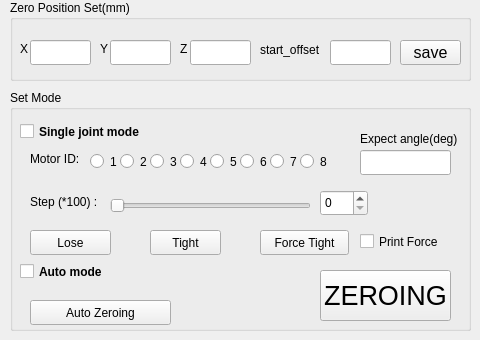
    <widget class="QWidget" name="tab">
     <attribute name="title">
      <string>Zeroing</string>
     </attribute>
     <widget class="QGroupBox" name="groupBox_2">
      <property name="geometry">
       <rect>
        <x>10</x>
        <y>0</y>
        <width>461</width>
        <height>81</height>
       </rect>
      </property>
      <property name="title">
       <string>Zero Position Set(mm)</string>
      </property>
      <widget class="QPushButton" name="save_pushButton">
       <property name="geometry">
        <rect>
         <x>390</x>
         <y>40</y>
         <width>61</width>
         <height>25</height>
        </rect>
       </property>
       <property name="font">
        <font>
         <pointsize>12</pointsize>
        </font>
       </property>
       <property name="text">
        <string>save</string>
       </property>
      </widget>
      <widget class="QLineEdit" name="zero_Z_linetext">
       <property name="geometry">
        <rect>
         <x>180</x>
         <y>40</y>
         <width>61</width>
         <height>25</height>
        </rect>
       </property>
      </widget>
      <widget class="QLabel" name="label_4">
       <property name="geometry">
        <rect>
         <x>170</x>
         <y>40</y>
         <width>16</width>
         <height>17</height>
        </rect>
       </property>
       <property name="text">
        <string>Z</string>
       </property>
      </widget>
      <widget class="QLineEdit" name="zero_X_linetext">
       <property name="enabled">
        <bool>true</bool>
       </property>
       <property name="geometry">
        <rect>
         <x>20</x>
         <y>40</y>
         <width>61</width>
         <height>25</height>
        </rect>
       </property>
      </widget>
      <widget class="QLabel" name="label_2">
       <property name="geometry">
        <rect>
         <x>10</x>
         <y>40</y>
         <width>16</width>
         <height>17</height>
        </rect>
       </property>
       <property name="text">
        <string>X</string>
       </property>
      </widget>
      <widget class="QLabel" name="label_3">
       <property name="geometry">
        <rect>
         <x>90</x>
         <y>40</y>
         <width>16</width>
         <height>17</height>
        </rect>
       </property>
       <property name="text">
        <string>Y</string>
       </property>
      </widget>
      <widget class="QLineEdit" name="zero_Y_linetext">
       <property name="geometry">
        <rect>
         <x>100</x>
         <y>40</y>
         <width>61</width>
         <height>25</height>
        </rect>
       </property>
      </widget>
      <widget class="QLineEdit" name="p_start_offset_linetext">
       <property name="geometry">
        <rect>
         <x>320</x>
         <y>40</y>
         <width>61</width>
         <height>25</height>
        </rect>
       </property>
      </widget>
      <widget class="QLabel" name="label_61">
       <property name="geometry">
        <rect>
         <x>250</x>
         <y>40</y>
         <width>61</width>
         <height>20</height>
        </rect>
       </property>
       <property name="text">
        <string>start_offset</string>
       </property>
      </widget>
     </widget>
     <widget class="QGroupBox" name="groupBox_3">
      <property name="geometry">
       <rect>
        <x>10</x>
        <y>90</y>
        <width>461</width>
        <height>241</height>
       </rect>
      </property>
      <property name="title">
       <string>Set Mode</string>
      </property>
      <widget class="QCheckBox" name="single_joint_mode_checkBox">
       <property name="geometry">
        <rect>
         <x>10</x>
         <y>30</y>
         <width>151</width>
         <height>23</height>
        </rect>
       </property>
       <property name="font">
        <font>
         <weight>75</weight>
         <bold>true</bold>
        </font>
       </property>
       <property name="text">
        <string>Single joint mode</string>
       </property>
       <attribute name="buttonGroup">
        <string notr="true">buttonGroup</string>
       </attribute>
      </widget>
      <widget class="QRadioButton" name="radioButton_ID6">
       <property name="geometry">
        <rect>
         <x>230</x>
         <y>60</y>
         <width>41</width>
         <height>23</height>
        </rect>
       </property>
       <property name="text">
        <string>6</string>
       </property>
      </widget>
      <widget class="QRadioButton" name="radioButton_ID4">
       <property name="geometry">
        <rect>
         <x>170</x>
         <y>60</y>
         <width>41</width>
         <height>23</height>
        </rect>
       </property>
       <property name="text">
        <string>4</string>
       </property>
      </widget>
      <widget class="QSpinBox" name="step_angle_spinBox">
       <property name="geometry">
        <rect>
         <x>310</x>
         <y>100</y>
         <width>48</width>
         <height>26</height>
        </rect>
       </property>
      </widget>
      <widget class="QRadioButton" name="radioButton_ID2">
       <property name="geometry">
        <rect>
         <x>110</x>
         <y>60</y>
         <width>41</width>
         <height>23</height>
        </rect>
       </property>
       <property name="text">
        <string>2</string>
       </property>
      </widget>
      <widget class="QRadioButton" name="radioButton_ID3">
       <property name="geometry">
        <rect>
         <x>140</x>
         <y>60</y>
         <width>41</width>
         <height>23</height>
        </rect>
       </property>
       <property name="text">
        <string>3</string>
       </property>
      </widget>
      <widget class="QRadioButton" name="radioButton_ID1">
       <property name="geometry">
        <rect>
         <x>80</x>
         <y>60</y>
         <width>41</width>
         <height>23</height>
        </rect>
       </property>
       <property name="text">
        <string>1</string>
       </property>
      </widget>
      <widget class="QLabel" name="label_5">
       <property name="geometry">
        <rect>
         <x>20</x>
         <y>60</y>
         <width>67</width>
         <height>17</height>
        </rect>
       </property>
       <property name="text">
        <string>Motor ID:</string>
       </property>
      </widget>
      <widget class="QPushButton" name="tight_cable_pushButton">
       <property name="geometry">
        <rect>
         <x>140</x>
         <y>140</y>
         <width>71</width>
         <height>25</height>
        </rect>
       </property>
       <property name="text">
        <string>Tight</string>
       </property>
      </widget>
      <widget class="QLabel" name="label0_3">
       <property name="geometry">
        <rect>
         <x>20</x>
         <y>96</y>
         <width>71</width>
         <height>31</height>
        </rect>
       </property>
       <property name="text">
        <string>Step (*100) :</string>
       </property>
      </widget>
      <widget class="QRadioButton" name="radioButton_ID8">
       <property name="geometry">
        <rect>
         <x>290</x>
         <y>60</y>
         <width>41</width>
         <height>23</height>
        </rect>
       </property>
       <property name="text">
        <string>8</string>
       </property>
      </widget>
      <widget class="QPushButton" name="lose_cable_pushButton">
       <property name="geometry">
        <rect>
         <x>20</x>
         <y>140</y>
         <width>81</width>
         <height>25</height>
        </rect>
       </property>
       <property name="text">
        <string>Lose</string>
       </property>
      </widget>
      <widget class="QSlider" name="step_qc_Slider">
       <property name="geometry">
        <rect>
         <x>100</x>
         <y>100</y>
         <width>201</width>
         <height>31</height>
        </rect>
       </property>
       <property name="orientation">
        <enum>Qt::Horizontal</enum>
       </property>
      </widget>
      <widget class="QRadioButton" name="radioButton_ID5">
       <property name="geometry">
        <rect>
         <x>200</x>
         <y>60</y>
         <width>41</width>
         <height>23</height>
        </rect>
       </property>
       <property name="text">
        <string>5</string>
       </property>
      </widget>
      <widget class="QRadioButton" name="radioButton_ID7">
       <property name="geometry">
        <rect>
         <x>260</x>
         <y>60</y>
         <width>41</width>
         <height>23</height>
        </rect>
       </property>
       <property name="text">
        <string>7</string>
       </property>
      </widget>
      <widget class="QCheckBox" name="auto_mode_checkBox">
       <property name="geometry">
        <rect>
         <x>10</x>
         <y>170</y>
         <width>101</width>
         <height>23</height>
        </rect>
       </property>
       <property name="font">
        <font>
         <weight>75</weight>
         <bold>true</bold>
        </font>
       </property>
       <property name="text">
        <string>Auto mode</string>
       </property>
       <attribute name="buttonGroup">
        <string notr="true">buttonGroup</string>
       </attribute>
      </widget>
      <widget class="QPushButton" name="autozeroring_pushButton">
       <property name="geometry">
        <rect>
         <x>20</x>
         <y>210</y>
         <width>141</width>
         <height>25</height>
        </rect>
       </property>
       <property name="text">
        <string>Auto Zeroing</string>
       </property>
      </widget>
      <widget class="QPushButton" name="zero_set_button">
       <property name="geometry">
        <rect>
         <x>310</x>
         <y>180</y>
         <width>131</width>
         <height>51</height>
        </rect>
       </property>
       <property name="font">
        <font>
         <pointsize>20</pointsize>
        </font>
       </property>
       <property name="text">
        <string>ZEROING</string>
       </property>
      </widget>
      <widget class="QPushButton" name="ForceTight_pushButton">
       <property name="geometry">
        <rect>
         <x>250</x>
         <y>140</y>
         <width>89</width>
         <height>25</height>
        </rect>
       </property>
       <property name="text">
        <string>Force Tight</string>
       </property>
      </widget>
      <widget class="QCheckBox" name="PrintForce_checkBox">
       <property name="geometry">
        <rect>
         <x>350</x>
         <y>140</y>
         <width>91</width>
         <height>23</height>
        </rect>
       </property>
       <property name="text">
        <string>Print Force</string>
       </property>
      </widget>
      <widget class="QLineEdit" name="sgl_mot_expect_anlge">
       <property name="geometry">
        <rect>
         <x>350</x>
         <y>60</y>
         <width>91</width>
         <height>25</height>
        </rect>
       </property>
      </widget>
      <widget class="QLabel" name="label_60">
       <property name="geometry">
        <rect>
         <x>350</x>
         <y>40</y>
         <width>101</width>
         <height>17</height>
        </rect>
       </property>
       <property name="text">
        <string>Expect angle(deg)</string>
       </property>
      </widget>
     </widget>
    </widget>
